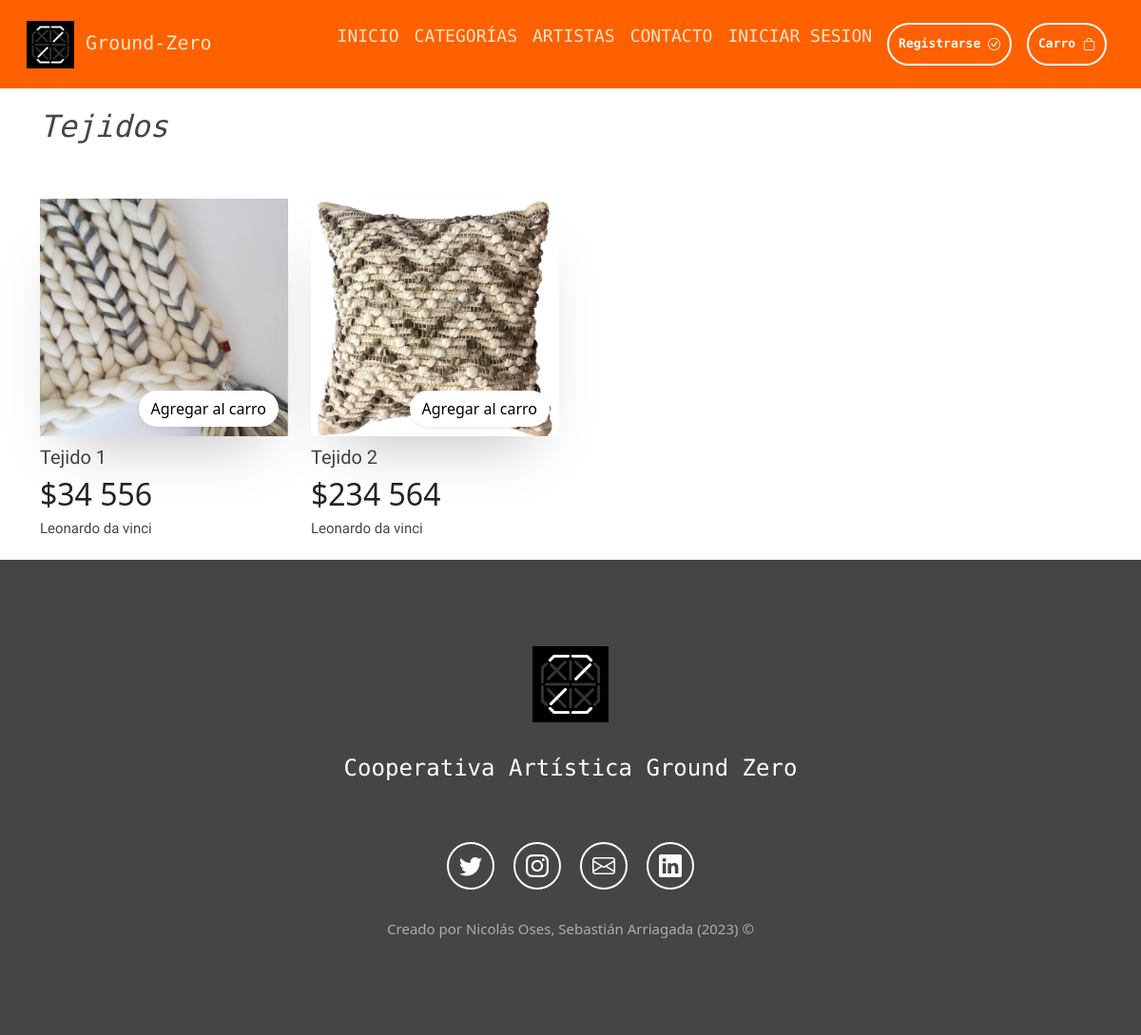
The page /tejidos/ on the database as committed earlier.
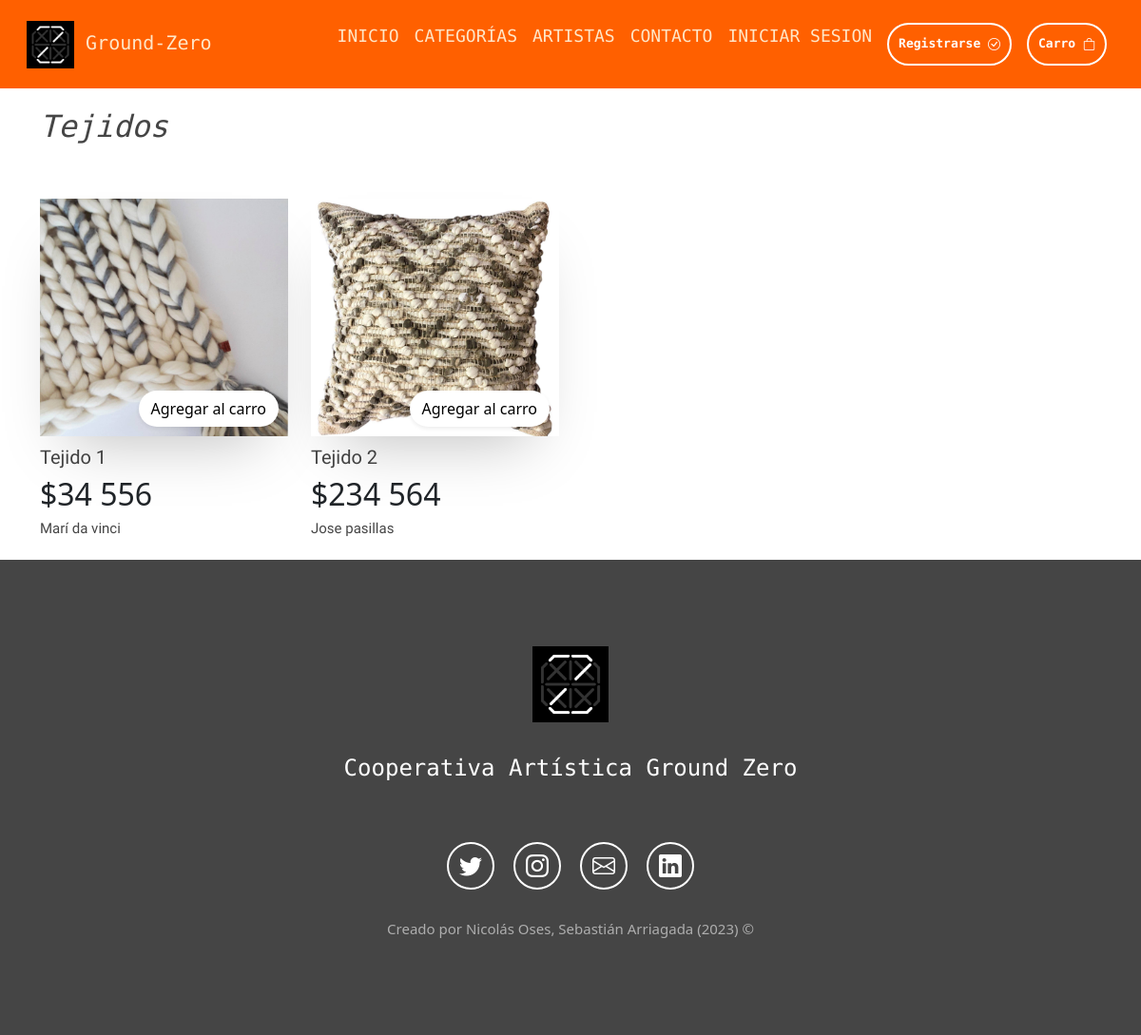
The same page on the database as committed later.
### aplicacion/models.py (models this page shows, shortened)
class Obra(models.Model):
    titulo            = models.CharField(max_length=50)
    precio            = models.IntegerField()
    descripcion       = models.TextField()
    fecha_publicacion = models.DateField()
    imagen            = models.ImageField(upload_to="productos", null = True)
    url               = models.CharField(max_length=50, blank=True, null= True)
    categoria         = models.ForeignKey(Categoria, on_delete = models.PROTECT)
    artista           = models.ForeignKey(Artista, on_delete = models.PROTECT)

class Artista(models.Model):
  rut              = models.CharField(primary_key=True, max_length=10)
  nombre           = models.CharField(max_length=20)
  apellido_paterno = models.CharField(max_length=20)
  apellido_materno = models.CharField(max_length=20)
  fecha_nacimiento = models.DateField(blank=False, null=False)
  telefono         = models.CharField(max_length=20)
  email            = models.EmailField(unique=True, max_length=80, blank=True, null=True)
  direccion        = models.CharField(max_length=80, blank=True, null=True)
  activo           = models.BooleanField()
  def __str__(self):
    return str(self.nombre)+" "+str(self.apellido_paterno)

### aplicacion/views.py (the view)
# urls.py: path('tejidos/', views.tejidos, name='tejidos'),
def tejidos(request):
    tejidos = Obra.objects.raw('SELECT * FROM aplicacion_obra WHERE categoria_id = 3')
    data = {
        'tejidos': tejidos
    }
    return render(request, 'app/plantillas/categorias/tejidos.html', data)

### aplicacion/context_processor.py (called while the page is built)
def total_carrito(request):
    total = 0
    cantidadTotal = 0
    if request.user.is_authenticated:
        if 'carrito' in request.session.keys():
            for key, value in request.session['carrito'].items():
                total += int(value['acumulado'])
                cantidadTotal += int(value['cantidad'])
    return {'total_carrito': total, 'cantidad_total': cantidadTotal}

### aplicacion/templates/app/plantillas/categorias/tejidos.html (shortened to what this page needs)
{% extends 'app/base.html' %}
{% load static %}
{% load humanize %}
{% block contenido %}
<section>
  <div class="container mt-3">
    <div class="row mb-5">
      <h2 class="obras-sub-title">Tejidos</h2>
    </div>
    <div class="row mb-3">
      {% for t in tejidos %}
      <div class="col-12 col-md-3">
        <div class="product-box">
          <div class="product-inner-box position-relative obras-zoom">
            {% if t.imagen %}
            <a href="{% url 'detalle_producto' t.id %}">
              <img src="{{ t.imagen.url }}" alt="Pintura" class="img-fluid">
            </a>
            {% else %}
            <img src="{% static 'app/img/logo/logo.png'%}" alt="" class="img-fluid">
            {% endif %}
            <div class="cart-btn">
              <button class="btn btn-white shadow-sm rounded-pill">
                <a href="{% url 'agregar_carrito' t.id %}" style="text-decoration: none; color: black;">
                  Agregar al carro
                </a>
              </button>
            </div>
          </div>
          <div class="product-info">
            <div class="product-name">
              <h2>{{ t.titulo | title }}</h2>
            </div>
            <div class="precio">
              <h2>${{ t.precio | intcomma }}</h2>
            </div>
            <div class="artist-name">
              <h3>{{ t.artista | capfirst }}</h3>
            </div>
          </div>
        </div>
      </div>
      {% endfor %}
</section>
{% endblock %}

Rows that differ between the two databases and show on the page:
changed through a linked row, Obra "Tejido 1": artista "Leonardo da vinci" → "Marí da vinci"
changed Obra "Tejido 2": artista "Leonardo da vinci" → "Jose pasillas"
